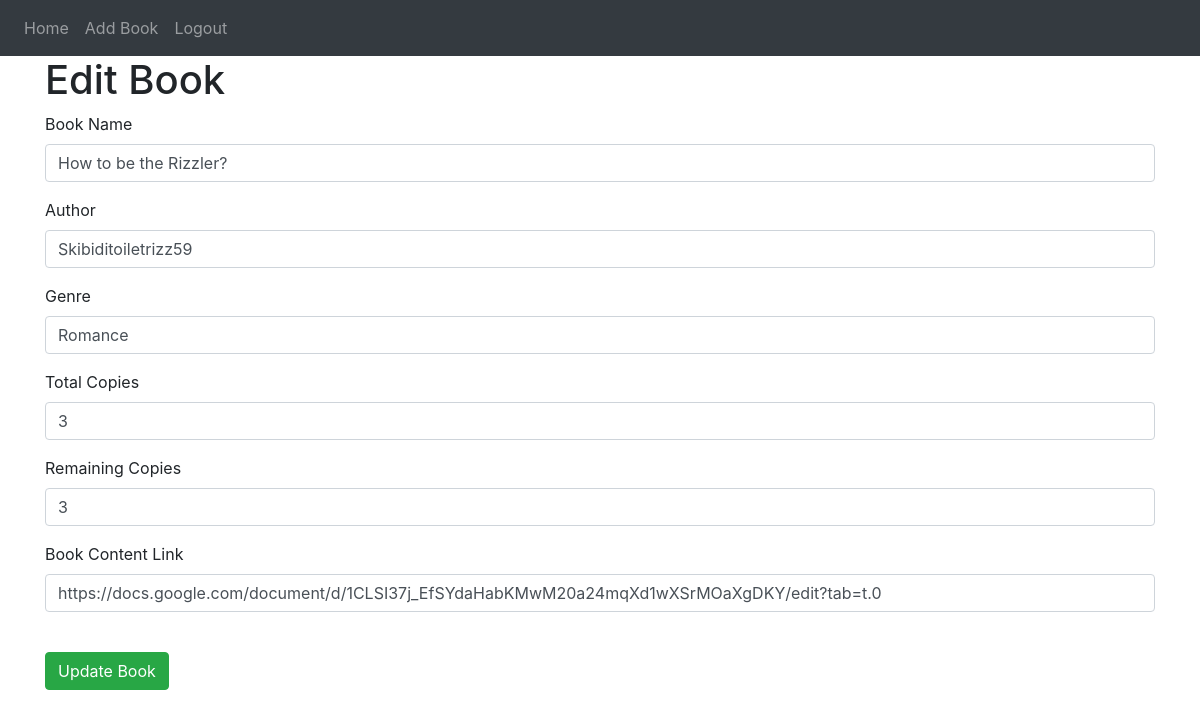
Page /edit-book/1 (signed in) on the committed database.
### website/models.py (models this page shows)
class Book(db.Model):
    id = db.Column(db.Integer, primary_key=True)  # a reference ID
    name = db.Column(db.String(150), nullable=False)  # a title
    author = db.Column(db.String(150), nullable=False)  # an author
    genre = db.Column(db.String(50), nullable=True)  # genre (optional)
    copies = db.Column(db.Integer, nullable=False)  # number of total copies
    remaining_copies = db.Column(db.Integer, nullable=False)  # number of remaining copies
    content_link = db.Column(db.String(500), nullable=True)  # link to access the book (optional)
    borrowed_books = db.relationship('BorrowedBook', backref='book')# relationship to track borrow records for this book

### website/views.py (the view, shortened to what this page needs)
@views.route('/edit-book/<int:book_id>', methods=['GET', 'POST'])
@login_required
def edit_book(book_id):
    if not current_user.is_admin:
        flash("You do not have permission to access this page.", category='error')
        return redirect(url_for('views.home'))
    book = Book.query.get(book_id)
    if not book:
        flash("Book not found.", category='error')
        return redirect(url_for('views.book_list'))
    return render_template('edit_book.html', book=book)

### website/templates/edit_book.html (shortened to what this page needs)
{% extends "base.html" %}
{% block content %}
<h1>Edit Book</h1>
<form method="POST">
    <div class="form-group">
        <label for="name">Book Name</label>
        <input
            type="text"
            id="name"
            name="name"
            class="form-control"
            value="{{ book.name }}"
            required
        />
    </div>
    <div class="form-group">
        <label for="author">Author</label>
        <input
            type="text"
            id="author"
            name="author"
            class="form-control"
            value="{{ book.author }}"
            required
        />
    </div>
    <div class="form-group">
        <label for="genre">Genre</label>
        <input
            type="text"
            id="genre"
            name="genre"
            class="form-control"
            value="{{ book.genre }}"
        />
    </div>
    <div class="form-group">
        <label for="copies">Total Copies</label>
        <input
            type="number"
            id="copies"
            name="copies"
            class="form-control"
            value="{{ book.copies }}"
            required
        />
    </div>
    <div class="form-group">
        <label for="remaining_copies">Remaining Copies</label>
        <input
            type="number"
            id="remaining_copies"
            name="remaining_copies"
            class="form-control"
            value="{{ book.remaining_copies }}"
            required
        />
    </div>
    <div class="form-group">
        <label for="content_link">Book Content Link</label>
        <input
            type="url"
            id="content_link"
            name="content_link"
            class="form-control"
            value="{{ book.content_link }}"
        />
    </div>
    <br />
    <button type="submit" class="btn btn-success">Update Book</button>
</form>
{% endblock %}

### rows in the picture
Book: name "How to be the Rizzler?", author "Skibiditoiletrizz59", genre "Romance", copies "3", remaining_copies "3", content_link "https://docs.google.com/document/d/1CLSI37j_EfSYdaHabKMwM20a24mqXd1wXSrMOaXgDKY/edit?tab=t.0"
